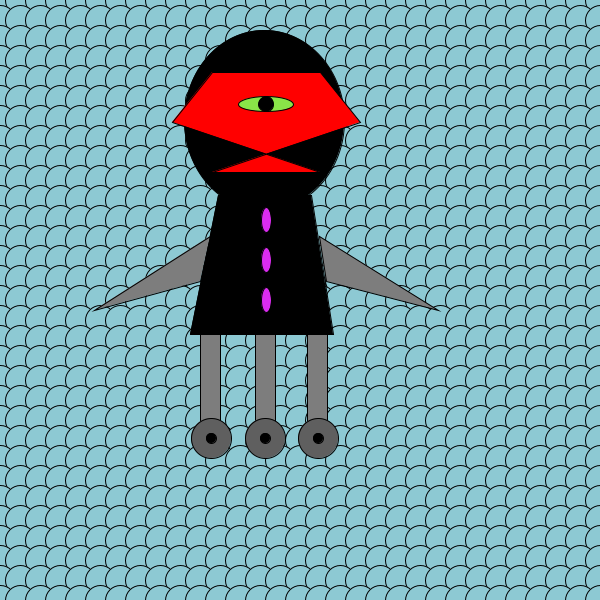
Frame 1 (no input)
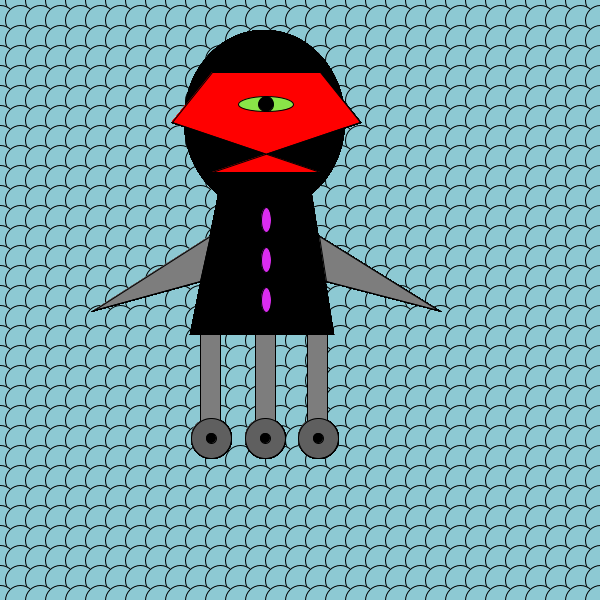
Frame 60 (the mouse pressed at the canvas centre just before this capture)
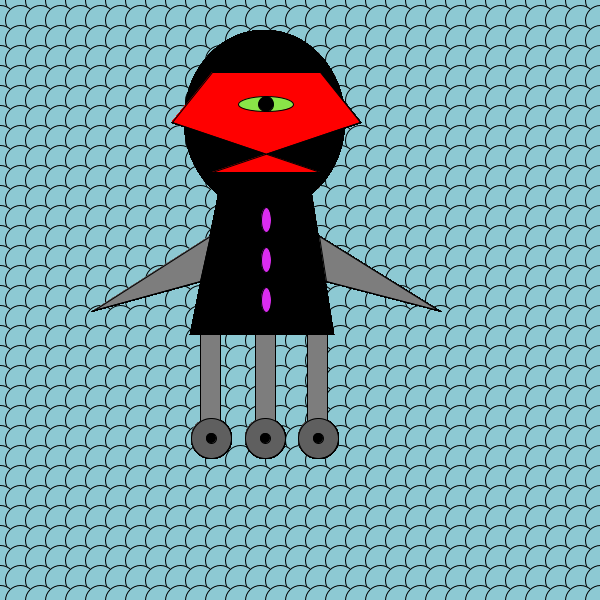
Frame 120 (the mouse held since frame 60 and released just before this capture)

The Processing sketch that drew these frames (run headless with seeded random() and noise(); from frame 60 on, the mouse is pressed at the canvas centre):

// Processing sketch: processing_166025
// ── processing_166025.pde



void setup() {
  size(600, 600) ;
  
  // THE pattern
fill(#8DC9D3);
for (int y=0; y<height ; y++){
for (int x=0; x<width ; x++){
 ellipse(20*x,20*y,30,30);
    }
  }
  // end of pattern  
  
}

void draw() {



  // The HEAD
  fill(0);
  ellipse(264,120,160,180);
  
  
  
  fill(255, 0, 0) ;
 beginShape();
    vertex(212,72);
    vertex(320,72);
    vertex(360,122);
    //vertex(320,172);
    vertex(360,122);
    vertex(212,172); 
    vertex(320,172);
    vertex(172,122);
    vertex(212,72);
   
    vertex(172,122);
    //vertex(212,172);
    //vertex(320,72);
  endShape();
  
  // eye
  fill(#89E548);
ellipse(266,104,55,15);
fill(0);
ellipse(266,104,15,15);


// The Torso
fill(0);
quad(218,195,311,195,333,334,190,334);
fill(#DB2CF0);
ellipse(266,220,10,25);
ellipse(266,260,10,25);
ellipse(266,300,10,25);


// Arms
fill(125);
triangle(319,236,438,310,326,281);
triangle(210,236,94,310,200,281);

// Legs
rect(200,334,20,100);
rect(255,334,20,100);
rect(307,334,20,100);

fill(95);
ellipse(211,438,40,40);
ellipse(265,438,40,40);
ellipse(318,438,40,40);
fill(0);
ellipse(211,438,10,10);
ellipse(265,438,10,10);
ellipse(318,438,10,10);



  // this is a helper area to show your mouse coordinates
  // to help you know where to place objects
  // you can comment this out when you're done with your 
  // monster

 // fill(255) ; 
 // rect(0, 0, 70, 20) ;
 // fill(0) ; 
 // text(mouseX + ", " + mouseY, 10, 15) ;
 }
